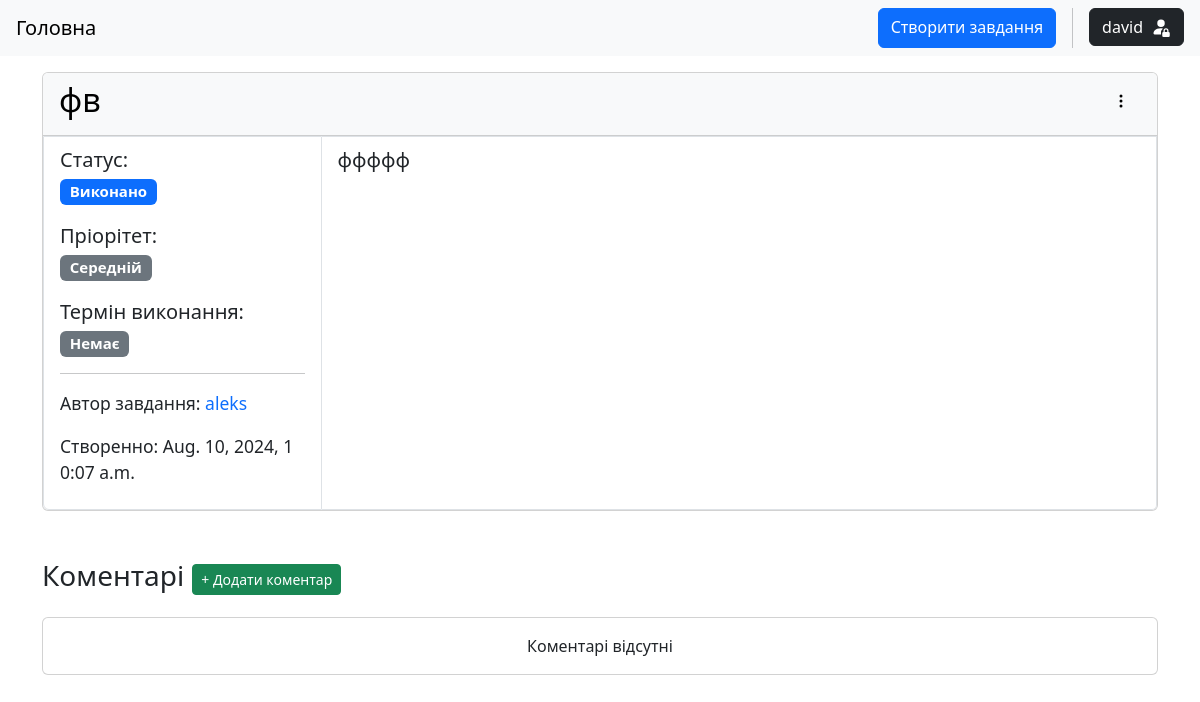
The app's page /29/ (signed in) with its own data.
### tasks/models.py (models this page shows, shortened)
class Task(models.Model):
    STATUS_CHOICES = (
        ("todo", "Назначено"),
        ("in_progress", "В процесі"),
        ("done", "Виконано")
    )
    PRIORITY_CHOICES = (
        ("low", "Низький"),
        ("medium", "Середній"),
        ("high", "Високий")
    )
    title = models.CharField(max_length=256)
    description = models.TextField()
    status = models.CharField(max_length=20, choices=STATUS_CHOICES, default="todo")
    priority = models.CharField(max_length=20, choices=PRIORITY_CHOICES, default="medium")
    due_date = models.DateField(null=True, blank=True)
    author = models.ForeignKey(User, on_delete=models.CASCADE, related_name="tasks")
    created = models.DateTimeField(auto_now_add=True)
    class Meta:
        ordering = ["-created"]

### tasks/views.py (the view, shortened to what this page needs)
# urls.py: path("<int:pk>/", views.TaskDetailView.as_view(), name="task-detail"),
class TaskDetailView(LoginRequiredMixin, DetailView):
    model = models.Task
    context_object_name = "task"
    template_name = "tasks/task_detail.html"
    def get_context_data(self, **kwargs):
        context = super().get_context_data(**kwargs)
        task = self.get_object()
        user = self.request.user
        comments = models.Comment.objects.filter(task=task).annotate(count=Count("likes")).order_by("-count", "-created_at")
        context["comments"] = comments
        context["liked_comments"] = []
        if user.is_authenticated:
            context["liked_comments"] = [comment for comment in comments if any(like in comment.likes.all() for like in user.like_comments.all())]
        context["form"] = CommentForm()
        return context

### templates/tasks/task_detail.html (shortened to what this page needs)
{% extends 'base.html' %}
{% block content %}
{% load custom_tags %}
<div class="container mt-3">
    <div class="card w-100">
        <div class="card-header text-bg-light d-flex justify-content-between">
            <h2>{{task.title}}</h2>
            <div class="dropdown">
                <button type="button" data-bs-toggle="dropdown" aria-expanded="false" class="btn border border-0">
                    <svg xmlns="http://www.w3.org/2000/svg" width="16" height="16" fill="black" class="bi bi-three-dots-vertical" viewBox="0 0 16 16">
                        <path d="M9.5 13a1.5 1.5 0 1 1-3 0 1.5 1.5 0 0 1 3 0m0-5a1.5 1.5 0 1 1-3 0 1.5 1.5 0 0 1 3 0m0-5a1.5 1.5 0 1 1-3 0 1.5 1.5 0 0 1 3 0"/>
                    </svg>
                </button>
            </div>
        </div>
        <ul class="list-group list-group-horizontal fs-5">
            <li class="list-group-item rounded-top-0 w-25">
                <div>
                    <p><b class="fw-medium">Статус</b>: <br> <span class="badge bg-primary">{{task.get_status_display}}</span></p>
                    <p><b class="fw-medium">Пріорітет</b>: <br> <span class="badge bg-secondary">{{task.get_priority_display}}</span></p>
                    <p><b class="fw-medium">Термін виконання</b>: <br>
                        <span class="badge text-bg-secondary">
                            {% if task.due_date %}
                                {{task.due_date}}
                            {% else %}
                            Немає
                            {% endif %}
                        </span>
                    </p>
                    <hr>
                    <small>
                        <p>
                            <b class="fw-medium">Автор завдання:
                            <a class="text-decoration-none" href="{% url 'users:account' task.author.username %}">{{task.author.username}}</a></b>
                        </p>
                        <p>
                            <b class="fw-medium">Створенно: {{task.created}}</b>
                        </p>
                    </small>
                </div>
            </li>
            <li class="list-group-item rounded-top-0 w-75">{{task.description|linebreaksbr}}</li>
        </ul>
    </div>
    <div class="my-3">
        <div class="d-flex align-items-center gap-2">
            <span class="h3">Коментарі</span>
            <button type="button" class="btn btn-sm btn-success" data-bs-toggle="collapse" data-bs-target="#comment-form" aria-expanded="false" aria-controls="comment-form">+ Додати коментар</button>
        </div>
        {% for comment in comments %}
            <div class="card w-50 my-3" id="{{comment.id}}">
                <div class="card-header text-bg-info d-flex align-items-center justify-content-between">
                    <div class="d-flex flex-column">
                        <span class="h5 d-flex align-items-center gap-2">
                            <svg xmlns="http://www.w3.org/2000/svg" width="18" height="18" fill="black" class="bi bi-person-circle" viewBox="0 0 16 16">
                                <path d="M11 6a3 3 0 1 1-6 0 3 3 0 0 1 6 0"/>
                                <path fill-rule="evenodd" d="M0 8a8 8 0 1 1 16 0A8 8 0 0 1 0 8m8-7a7 7 0 0 0-5.468 11.37C3.242 11.226 4.805 10 8 10s4.757 1.225 5.468 2.37A7 7 0 0 0 8 1"/>
                            </svg>
                            <a class="text-decoration-none text-dark" href="{% url 'users:account' comment.author.username %}">{{comment.author.username}}</a>
                        </span>
                        <h6 class="card-subtitle text-muted">
                            {{comment.created_at}}
                        </h6>
                    </div>
                    <div class="btn-group">
                        <form hx-post="{% url 'tasks:comment-like-toggle' comment.pk %}" hx-swap="outerHTML" method="post" class="d-flex align-items-center flex-column">
                            {% csrf_token %}
                            <button type="submit" class="btn btn-sm border-0" title="Лайк">
                                {% if comment in liked_comments %}
                                    <svg xmlns="http://www.w3.org/2000/svg" width="16" height="16" fill="red" class="bi bi-heart-fill" viewBox="0 0 16 16">
                                        <path fill-rule="evenodd" d="M8 1.314C12.438-3.248 23.534 4.735 8 15-7.534 4.736 3.562-3.248 8 1.314"/>
                                    </svg>
                                {% else %}
                                    <svg xmlns="http://www.w3.org/2000/svg" width="16" height="16" fill="red" class="bi bi-heart" viewBox="0 0 16 16">
                                        <path d="m8 2.748-.717-.737C5.6.281 2.514.878 1.4 3.053c-.523 1.023-.641 2.5.314 4.385.92 1.815 2.834 3.989 6.286 6.357 3.452-2.368 5.365-4.542 6.286-6.357.955-1.886.838-3.362.314-4.385C13.486.878 10.4.28 8.717 2.01zM8 15C-7.333 4.868 3.279-3.04 7.824 1.143q.09.083.176.171a3 3 0 0 1 .176-.17C12.72-3.042 23.333 4.867 8 15"/>
                                    </svg>
                                {% endif %}
                            </button>
                            <p hx-get="{% url 'tasks:comment-likes' comment.pk %}" hx-swap="innerHTML" hx-trigger="every 60s" style="font-size: x-small;">{{comment.likes.all|length}}</p>
                        </form>
                        <div class="dropend dropend-right">
                            <button type="button" class="btn btn-sm border-0 w-auto" data-bs-toggle="dropdown" aria-expanded="false">
                                <svg xmlns="http://www.w3.org/2000/svg" width="16" height="16" fill="black" class="bi bi-three-dots-vertical" viewBox="0 0 16 16">
                                    <path d="M9.5 13a1.5 1.5 0 1 1-3 0 1.5 1.5 0 0 1 3 0m0-5a1.5 1.5 0 1 1-3 0 1.5 1.5 0 0 1 3 0m0-5a1.5 1.5 0 1 1-3 0 1.5 1.5 0 0 1 3 0"/>
                                </svg>
                            </button>
                            <ul class="dropdown-menu">
                                <li><a class="dropdown-item" href="{% url 'tasks:comment-update' comment.pk %}">Редагувати</a></li>
                                <li><a class="dropdown-item" href="{% url 'tasks:comment-delete' comment.pk %}">Видалити</a></li>
                            </ul>
                        </div>
                    </div>
                </div>
                {% if comment.media %}
                    {% if comment.media.url|endswith:".png .jpeg .jpg" %}
                        <a href="{{comment.media.url}}" download>
                            <img src="{{comment.media.url}}" alt="" class="card-img rounded-0" title="Download">
                        </a>
                    {% elif comment.media.url|endswith:".mp4" %}
                        <video class="card-img rounded-0" controls>
                            <source src="{{comment.media.url}}" type="video/mp4">
                            Your browser does not support the video tag.
                        </video>
                    {% elif comment.media.url|endswith:".mp3 .wav" %}
                        <audio class="card-body pt-2 pb-0 w-100" controls>
                            <source src="{{comment.media.url}}" type="audio/mpeg">
                            <source src="{{comment.media.url}}" type="audio/wav">
                        </audio>
                    {% else %}
                        <div class="card-body d-flex pt-2 pb-0" title="{{comment.media.get_media_name}}">
                            <a href="{{comment.media.url}}" download class="btn btn-primary w-auto mw-100 d-flex align-items-center gap-2" title="Download">
                                <svg xmlns="http://www.w3.org/2000/svg" width="16" height="16" fill="currentColor" class="bi bi-download" viewBox="0 0 16 16">
                                    <path d="M.5 9.9a.5.5 0 0 1 .5.5v2.5a1 1 0 0 0 1 1h12a1 1 0 0 0 1-1v-2.5a.5.5 0 0 1 1 0v2.5a2 2 0 0 1-2 2H2a2 2 0 0 1-2-2v-2.5a.5.5 0 0 1 .5-.5" stroke="white" stroke-width="1" />
                                    <path d="M7.646 11.854a.5.5 0 0 0 .708 0l3-3a.5.5 0 0 0-.708-.708L8.5 10.293V1.5a.5.5 0 0 0-1 0v8.793L5.354 8.146a.5.5 0 1 0-.708.708z" stroke="white" stroke-width="1" />
                                </svg>
                                {{comment.get_media_name|format}}
                            </a>
                        </div>
                    {% endif %}
                {% endif %}
                <div class="card-body">
                    <p class="card-text">
                        {{comment.text|linebreaksbr}}
                    </p>
                </div>
            </div>
        {% empty %}
            <div class="card text-center my-3">
                <div class="card-body">
                    Коментарі відсутні
                </div>
            </div>
        {% endfor %}
    </div>
</div>
{% endblock %}

### templates/base.html (shortened to what this page needs)
<!DOCTYPE html>
<html lang="en">
<head>
    <link rel="stylesheet" href="https://cdn.jsdelivr.net/npm/bootstrap@5.3.3/dist/css/bootstrap.min.css">
    {% load static %}
    <link rel="stylesheet" href="{% static 'css/style.css' %}">
<body>
    <nav class="navbar navbar-default navbar-expand-lg navbar-light bg-light sticky-top">
        <div class="d-flex justify-content-between w-100">
            <a href="{% url 'tasks:task-list' %}" class="navbar-brand mx-3">Головна</a>
            <div class="d-flex me-3 gap-3">
                <a href="{% url 'tasks:task-create' %}" class="btn btn-primary">Cтворити завдання</a>
                <div class="dropdown">
                    <button class="btn btn-dark" type="button" data-bs-toggle="dropdown" aria-expanded="false">
                        <div class="d-flex flex-row align-items-center gap-2">
                            {% if request.user.is_authenticated %}
                                {% if request.user.username|length <= 21 %}
                                    {{request.user.username}}
                                {% else %}
                                    {{request.user.username|slice:18}}...
                                {% endif %}
                            {% else %}
                                <strong>Unauthenticated user</strong>
                                <svg xmlns="http://www.w3.org/2000/svg" width="20" height="20" fill="currentColor" class="bi bi-person-fill h-100" viewBox="0 0 16 16">
                                    <path d="M3 14s-1 0-1-1 1-4 6-4 6 3 6 4-1 1-1 1zm5-6a3 3 0 1 0 0-6 3 3 0 0 0 0 6"/>
                                </svg>
                            {% endif %}
                        </div>
                    </button>
                </div>
            </div>
        </div>
    </nav>
    {% block content %}
    {% endblock %}
</body>
</html>

### static/css/style.css (style rules this page uses)
body { word-break: break-all; }

### records on screen
Task: title "фв", status "Виконано", priority "Середній", author.username "aleks", created "Aug. 10, 2024, 10:07 a.m.", description "ффффф"

### other values on screen
{{ request.user.username }} "david"
